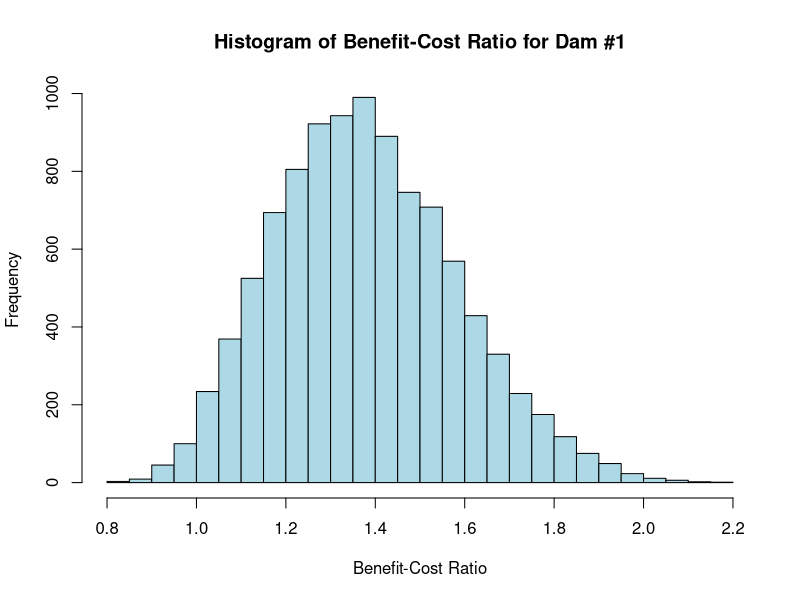
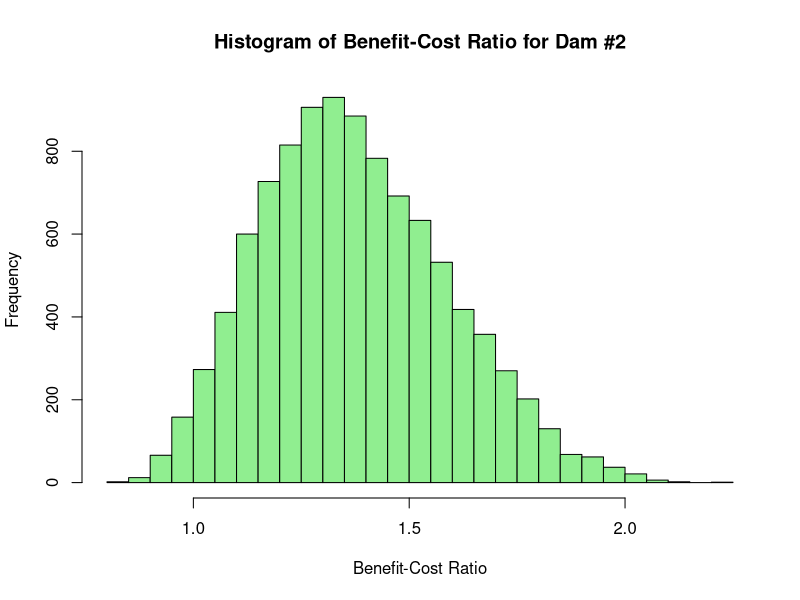

These charts were generated, in order, by the following R code: (Note: this script raises an error after producing the figures.)
# Thuy Nhu Thao Tran, ALY 6050, Mar 2, 2025
# Load necessary libraries
library(ggplot2)
library(dplyr)
library(MASS)  # For fitdistr
library(e1071) # For skewness

# Set seed for reproducibility
set.seed(123)

# Part 1: Monte Carlo Simulation

# Define the number of simulations
n_simulations <- 10000

# Define the benefits and costs for Dam #1 
benefits_dam1 <- list(
  B1 = runif(n_simulations, 1.1, 2.8),   # Improved navigation
  B2 = runif(n_simulations, 8, 14.9),    # Hydroelectric power
  B3 = runif(n_simulations, 1.4, 2.2),   # Fish and wildlife
  B4 = runif(n_simulations, 6.5, 14.6),  # Recreation
  B5 = runif(n_simulations, 1.7, 3.6),   # Flood control
  B6 = runif(n_simulations, 0, 2.4)      # Commercial development
)

costs_dam1 <- list(
  C1 = runif(n_simulations, 13.2, 19.1), # Annualized capital cost
  C2 = runif(n_simulations, 3.5, 7.4)    # Operations & Maintenance
)

# Calculate total benefits and costs for Dam #1
total_benefits_dam1 <- rowSums(do.call(cbind, benefits_dam1))
total_costs_dam1 <- rowSums(do.call(cbind, costs_dam1))

# Calculate benefit-cost ratio for Dam #1
alpha1 <- total_benefits_dam1 / total_costs_dam1

# Define the benefits and costs for Dam #2 (corrected values)
benefits_dam2 <- list(
  B1 = runif(n_simulations, 2.1, 4.8),   # Improved navigation
  B2 = runif(n_simulations, 8.7, 13.6),  # Hydroelectric power
  B3 = runif(n_simulations, 2.3, 3),     # Fish and wildlife
  B4 = runif(n_simulations, 5.9, 15),    # Recreation
  B5 = runif(n_simulations, 0, 3.4),     # Flood control
  B6 = runif(n_simulations, 0, 1.8)      # Commercial development
)

costs_dam2 <- list(
  C1 = runif(n_simulations, 12.8, 20.1), # Annualized capital cost
  C2 = runif(n_simulations, 3.8, 8)      # Operations & Maintenance
)

# Calculate total benefits and costs for Dam #2
total_benefits_dam2 <- rowSums(do.call(cbind, benefits_dam2))
total_costs_dam2 <- rowSums(do.call(cbind, costs_dam2))

# Calculate benefit-cost ratio for Dam #2
alpha2 <- total_benefits_dam2 / total_costs_dam2

# Part 1 (ii): Frequency Distribution and Histogram

# Create frequency distribution for alpha1 and alpha2
breaks <- seq(min(c(alpha1, alpha2)), max(c(alpha1, alpha2)), length.out = 10) # Define 10 bins
freq_alpha1 <- hist(alpha1, breaks=breaks, plot=FALSE)$counts
freq_alpha2 <- hist(alpha2, breaks=breaks, plot=FALSE)$counts

# Create a frequency distribution table
frequency_table <- data.frame(
  Bin = paste0("(", round(breaks[-length(breaks)], 2), ", ", round(breaks[-1], 2), "]"),
  Frequency_Alpha1 = freq_alpha1,
  Frequency_Alpha2 = freq_alpha2
)

# Print the frequency distribution table
print(frequency_table)

# Create frequency distribution and histogram for alpha1
hist(alpha1, breaks=30, main="Histogram of Benefit-Cost Ratio for Dam #1", 
     xlab="Benefit-Cost Ratio", col="lightblue")

# Create frequency distribution and histogram for alpha2
hist(alpha2, breaks=30, main="Histogram of Benefit-Cost Ratio for Dam #2", 
     xlab="Benefit-Cost Ratio", col="lightgreen")

# Part 1 (iii): Descriptive Statistics

# Descriptive statistics for Dam #1
mean_benefits_dam1 <- mean(total_benefits_dam1)
sd_benefits_dam1 <- sd(total_benefits_dam1)
mean_costs_dam1 <- mean(total_costs_dam1)
sd_costs_dam1 <- sd(total_costs_dam1)
mean_alpha1 <- mean(alpha1)
sd_alpha1 <- sd(alpha1)

# Descriptive statistics for Dam #2
mean_benefits_dam2 <- mean(total_benefits_dam2)
sd_benefits_dam2 <- sd(total_benefits_dam2)
mean_costs_dam2 <- mean(total_costs_dam2)
sd_costs_dam2 <- sd(total_costs_dam2)
mean_alpha2 <- mean(alpha2)
sd_alpha2 <- sd(alpha2)

# Create tables for descriptive statistics

# Theoretical Mean and SD for Uniform Distribution
theoretical_mean_uniform <- function(min, max) {
  return((min + max) / 2)
}

theoretical_sd_uniform <- function(min, max) {
  return(sqrt((max - min)^2 / 12))
}

# Theoretical Mean and SD for Total Benefits and Costs (Dam #1)
mean_benefits_dam1_theoretical <- (
  theoretical_mean_uniform(1.1, 2.8) +  # B1
    theoretical_mean_uniform(8, 14.9) +   # B2
    theoretical_mean_uniform(1.4, 2.2) +  # B3
    theoretical_mean_uniform(6.5, 14.6) + # B4
    theoretical_mean_uniform(1.7, 3.6) +  # B5
    theoretical_mean_uniform(0, 2.4)      # B6
)

sd_benefits_dam1_theoretical <- sqrt(
  theoretical_sd_uniform(1.1, 2.8)^2 +  # B1
    theoretical_sd_uniform(8, 14.9)^2 +   # B2
    theoretical_sd_uniform(1.4, 2.2)^2 +  # B3
    theoretical_sd_uniform(6.5, 14.6)^2 + # B4
    theoretical_sd_uniform(1.7, 3.6)^2 +  # B5
    theoretical_sd_uniform(0, 2.4)^2      # B6
)

mean_costs_dam1_theoretical <- (
  theoretical_mean_uniform(13.2, 19.1) + # C1
    theoretical_mean_uniform(3.5, 7.4)     # C2
)

sd_costs_dam1_theoretical <- sqrt(
  theoretical_sd_uniform(13.2, 19.1)^2 + # C1
    theoretical_sd_uniform(3.5, 7.4)^2     # C2
)

# Theoretical Mean and SD for Total Benefits and Costs (Dam #2)
mean_benefits_dam2_theoretical <- (
  theoretical_mean_uniform(2.1, 4.8) +  # B1
    theoretical_mean_uniform(8.7, 13.6) + # B2
    theoretical_mean_uniform(2.3, 3) +    # B3
    theoretical_mean_uniform(5.9, 15) +   # B4
    theoretical_mean_uniform(0, 3.4) +    # B5
    theoretical_mean_uniform(0, 1.8)      # B6
)

sd_benefits_dam2_theoretical <- sqrt(
  theoretical_sd_uniform(2.1, 4.8)^2 +  # B1
    theoretical_sd_uniform(8.7, 13.6)^2 + # B2
    theoretical_sd_uniform(2.3, 3)^2 +    # B3
    theoretical_sd_uniform(5.9, 15)^2 +   # B4
    theoretical_sd_uniform(0, 3.4)^2 +    # B5
    theoretical_sd_uniform(0, 1.8)^2      # B6
)

mean_costs_dam2_theoretical <- (
  theoretical_mean_uniform(12.8, 20.1) + # C1
    theoretical_mean_uniform(3.8, 8)       # C2
)

sd_costs_dam2_theoretical <- sqrt(
  theoretical_sd_uniform(12.8, 20.1)^2 + # C1
    theoretical_sd_uniform(3.8, 8)^2       # C2
)

# Table for Dam #1
table_dam1 <- data.frame(
  Metric = c("Mean of the Total Benefits", "SD of the Total Benefits", "Mean of the Total Cost", "SD of the Total Cost", "Mean of the Benefit-cost Ratio", "SD of the Benefit-cost Ratio"),
  Observed = c(mean_benefits_dam1, sd_benefits_dam1, mean_costs_dam1, sd_costs_dam1, mean_alpha1, sd_alpha1),
  Theoretical = c(mean_benefits_dam1_theoretical, sd_benefits_dam1_theoretical, mean_costs_dam1_theoretical, sd_costs_dam1_theoretical, NA, NA)
)

# Table for Dam #2
table_dam2 <- data.frame(
  Metric = c("Mean of the Total Benefits", "SD of the Total Benefits", "Mean of the Total Cost", "SD of the Total Cost", "Mean of the Benefit-cost Ratio", "SD of the Benefit-cost Ratio"),
  Observed = c(mean_benefits_dam2, sd_benefits_dam2, mean_costs_dam2, sd_costs_dam2, mean_alpha2, sd_alpha2),
  Theoretical = c(mean_benefits_dam2_theoretical, sd_benefits_dam2_theoretical, mean_costs_dam2_theoretical, sd_costs_dam2_theoretical, NA, NA)
)

# Print tables
print(table_dam1)
print(table_dam2)

# Part 2: Chi-squared Goodness-of-Fit Test (with combined bins)

# Calculate theoretical frequencies for alpha1 (normal distribution)
theoretical_freq <- diff(pnorm(breaks, mean=theoretical_mean, sd=theoretical_sd)) * n_simulations

# Create a theoretical frequency table
theoretical_frequency_table <- data.frame(
  Bin = paste0("(", round(breaks[-length(breaks)], 2), ", ", round(breaks[-1], 2), "]"),
  Observed_Frequency = freq_alpha1,
  Theoretical_Frequency = theoretical_freq
)

# Print the theoretical frequency table
print(theoretical_frequency_table)

# Fit a normal distribution to alpha1
fit <- fitdistr(alpha1, "normal")
theoretical_mean <- fit$estimate["mean"]
theoretical_sd <- fit$estimate["sd"]

# Create bins with fewer intervals to ensure expected frequencies > 5
breaks <- seq(min(alpha1), max(alpha1), length.out = 10) # Use 10 bins instead of 30
observed_freq <- hist(alpha1, breaks=breaks, plot=FALSE)$counts
theoretical_freq <- diff(pnorm(breaks, mean=theoretical_mean, sd=theoretical_sd)) * n_simulations

# Perform Chi-squared test
chi_squared_test <- chisq.test(observed_freq, p=theoretical_freq/sum(theoretical_freq))

# Print Chi-squared test results
print(chi_squared_test)

# Part 3: Comparison of Results

# Create a table for comparison
comparison_table <- data.frame(
  Metric = c("Minimum", "Maximum", "Mean", "Median", "Variance", "Standard Deviation", "Skewness", "P(α > 2)", "P(α > 1.8)", "P(α > 1.5)", "P(α > 1.2)", "P(α > 1)", "P(α > α2)"),
  alpha1 = c(min(alpha1), max(alpha1), mean(alpha1), median(alpha1), var(alpha1), sd(alpha1), skewness(alpha1), mean(alpha1 > 2), mean(alpha1 > 1.8), mean(alpha1 > 1.5), mean(alpha1 > 1.2), mean(alpha1 > 1), mean(alpha1 > alpha2)),
  alpha2 = c(min(alpha2), max(alpha2), mean(alpha2), median(alpha2), var(alpha2), sd(alpha2), skewness(alpha2), mean(alpha2 > 2), mean(alpha2 > 1.8), mean(alpha2 > 1.5), mean(alpha2 > 1.2), mean(alpha2 > 1), mean(alpha2 > alpha1))
)

print(comparison_table)

# Conclusion and Recommendation
# Based on the results, recommend one of the projects
if (mean(alpha1) > mean(alpha2)) {
  cat("Recommend Dam #1 based on higher mean benefit-cost ratio.")
} else {
  cat("Recommend Dam #2 based on higher mean benefit-cost ratio.")
}